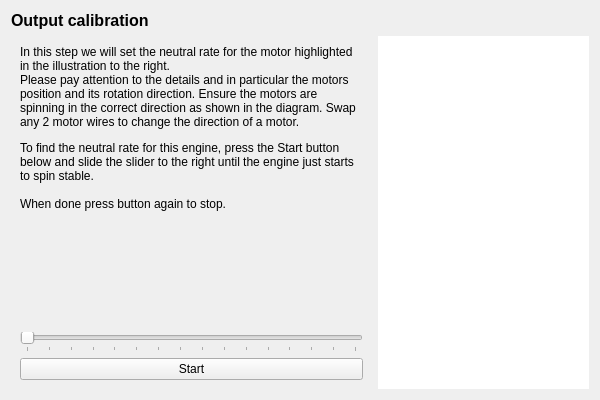
<?xml version="1.0" encoding="UTF-8"?>
<ui version="4.0">
 <class>OutputCalibrationPage</class>
 <widget class="QWizardPage" name="OutputCalibrationPage">
  <property name="geometry">
   <rect>
    <x>0</x>
    <y>0</y>
    <width>600</width>
    <height>400</height>
   </rect>
  </property>
  <property name="windowTitle">
   <string>WizardPage</string>
  </property>
  <layout class="QGridLayout" name="gridLayout">
   <item row="0" column="0">
    <widget class="QLabel" name="label_2">
     <property name="font">
      <font>
       <pointsize>12</pointsize>
       <weight>75</weight>
       <bold>true</bold>
      </font>
     </property>
     <property name="text">
      <string>Output calibration</string>
     </property>
     <property name="alignment">
      <set>Qt::AlignLeading|Qt::AlignLeft|Qt::AlignVCenter</set>
     </property>
    </widget>
   </item>
   <item row="1" column="0">
    <widget class="QStackedWidget" name="calibrationStack">
     <property name="currentIndex">
      <number>1</number>
     </property>
     <widget class="QWidget" name="intro">
      <layout class="QVBoxLayout" name="verticalLayout_3">
       <item>
        <widget class="QLabel" name="label_3">
         <property name="text">
          <string>&lt;!DOCTYPE HTML PUBLIC &quot;-//W3C//DTD HTML 4.0//EN&quot; &quot;http://www.w3.org/TR/REC-html40/strict.dtd&quot;&gt;
&lt;html&gt;&lt;head&gt;&lt;meta name=&quot;qrichtext&quot; content=&quot;1&quot; /&gt;&lt;style type=&quot;text/css&quot;&gt;
p, li { white-space: pre-wrap; }
&lt;/style&gt;&lt;/head&gt;&lt;body style=&quot; font-family:'MS Shell Dlg 2'; font-size:8pt; font-weight:400; font-style:normal;&quot;&gt;
&lt;p style=&quot; margin-top:12px; margin-bottom:12px; margin-left:0px; margin-right:0px; -qt-block-indent:0; text-indent:0px;&quot;&gt;&lt;span style=&quot; font-family:'Lucida Grande'; font-size:10pt;&quot;&gt;It is now time to calibrate the output levels for the signals controlling your vehicle. &lt;/span&gt;&lt;/p&gt;
&lt;p align=&quot;center&quot; style=&quot; margin-top:12px; margin-bottom:12px; margin-left:0px; margin-right:0px; -qt-block-indent:0; text-indent:0px;&quot;&gt;&lt;span style=&quot; font-family:'Lucida Grande'; font-size:10pt; font-weight:600; color:#ff0000;&quot;&gt;VERY IMPORTANT!&lt;/span&gt;&lt;span style=&quot; font-family:'Lucida Grande'; font-size:10pt;&quot;&gt;&lt;br /&gt;&lt;/span&gt;&lt;span style=&quot; font-family:'Lucida Grande'; font-size:10pt; font-weight:600; color:#ff0000;&quot;&gt;REMOVE ALL PROPELLERS FROM THE VEHICLE BEFORE PROCEEDING!&lt;/span&gt;&lt;/p&gt;
&lt;p style=&quot; margin-top:0px; margin-bottom:0px; margin-left:0px; margin-right:0px; -qt-block-indent:0; text-indent:0px;&quot;&gt;&lt;span style=&quot; font-family:'Lucida Grande'; font-size:10pt;&quot;&gt;Connect all components according to the illustration on the summary page, and provide power using an external power supply such as a battery before continuing.&lt;/span&gt;&lt;/p&gt;
&lt;p style=&quot;-qt-paragraph-type:empty; margin-top:0px; margin-bottom:0px; margin-left:0px; margin-right:0px; -qt-block-indent:0; text-indent:0px; font-family:'Lucida Grande'; font-size:10pt;&quot;&gt;&lt;br /&gt;&lt;/p&gt;
&lt;p style=&quot; margin-top:0px; margin-bottom:0px; margin-left:0px; margin-right:0px; -qt-block-indent:0; text-indent:0px;&quot;&gt;&lt;span style=&quot; font-family:'Lucida Grande'; font-size:10pt;&quot;&gt;Depending on what vehicle you have selected, both the motors controlled by ESCs and/or servos controlled directly by the OpenPilot controller may have to be calibrated. The following steps will guide you safely through this process. &lt;/span&gt;&lt;/p&gt;&lt;/body&gt;&lt;/html&gt;</string>
         </property>
         <property name="alignment">
          <set>Qt::AlignLeading|Qt::AlignLeft|Qt::AlignTop</set>
         </property>
         <property name="wordWrap">
          <bool>true</bool>
         </property>
        </widget>
       </item>
      </layout>
     </widget>
     <widget class="QWidget" name="motorNeutral">
      <layout class="QVBoxLayout" name="verticalLayout_4">
       <item>
        <widget class="QLabel" name="label_4">
         <property name="text">
          <string>&lt;html&gt;&lt;head/&gt;&lt;body&gt;&lt;p&gt;In this step we will set the neutral rate for the motor highlighted in the illustration to the right. &lt;br/&gt;Please pay attention to the details and in particular the motors position and its rotation direction. Ensure the motors are spinning in the correct direction as shown in the diagram. Swap any 2 motor wires to change the direction of a motor. &lt;/p&gt;&lt;p&gt;To find the neutral rate for this engine, press the Start button below and slide the slider to the right until the engine just starts to spin stable. &lt;br/&gt;&lt;br/&gt;When done press button again to stop.&lt;/p&gt;&lt;/body&gt;&lt;/html&gt;</string>
         </property>
         <property name="alignment">
          <set>Qt::AlignLeading|Qt::AlignLeft|Qt::AlignTop</set>
         </property>
         <property name="wordWrap">
          <bool>true</bool>
         </property>
        </widget>
       </item>
       <item>
        <widget class="QSlider" name="motorNeutralSlider">
         <property name="enabled">
          <bool>false</bool>
         </property>
         <property name="minimum">
          <number>1000</number>
         </property>
         <property name="maximum">
          <number>1300</number>
         </property>
         <property name="singleStep">
          <number>10</number>
         </property>
         <property name="pageStep">
          <number>20</number>
         </property>
         <property name="orientation">
          <enum>Qt::Horizontal</enum>
         </property>
         <property name="invertedAppearance">
          <bool>false</bool>
         </property>
         <property name="tickPosition">
          <enum>QSlider::TicksBelow</enum>
         </property>
         <property name="tickInterval">
          <number>20</number>
         </property>
        </widget>
       </item>
       <item>
        <widget class="QPushButton" name="motorNeutralButton">
         <property name="text">
          <string>Start</string>
         </property>
         <property name="checkable">
          <bool>true</bool>
         </property>
         <property name="checked">
          <bool>false</bool>
         </property>
        </widget>
       </item>
      </layout>
     </widget>
     <widget class="QWidget" name="servoNeutral">
      <layout class="QVBoxLayout" name="verticalLayout_5">
       <item>
        <widget class="QLabel" name="label_6">
         <property name="text">
          <string>&lt;html&gt;&lt;head/&gt;&lt;body&gt;&lt;p&gt;This step calibrates the center position of the servo. To set the center position for this servo, press the Start button below and slide the slider to center the servo. &lt;/p&gt;&lt;p&gt;When done press button again to stop.&lt;/p&gt;&lt;/body&gt;&lt;/html&gt;</string>
         </property>
         <property name="alignment">
          <set>Qt::AlignLeading|Qt::AlignLeft|Qt::AlignTop</set>
         </property>
         <property name="wordWrap">
          <bool>true</bool>
         </property>
        </widget>
       </item>
       <item>
        <widget class="QSlider" name="servoCenterSlider">
         <property name="enabled">
          <bool>false</bool>
         </property>
         <property name="minimum">
          <number>1000</number>
         </property>
         <property name="maximum">
          <number>2000</number>
         </property>
         <property name="singleStep">
          <number>10</number>
         </property>
         <property name="pageStep">
          <number>20</number>
         </property>
         <property name="value">
          <number>1500</number>
         </property>
         <property name="tracking">
          <bool>true</bool>
         </property>
         <property name="orientation">
          <enum>Qt::Horizontal</enum>
         </property>
         <property name="invertedAppearance">
          <bool>false</bool>
         </property>
         <property name="invertedControls">
          <bool>false</bool>
         </property>
         <property name="tickPosition">
          <enum>QSlider::TicksBelow</enum>
         </property>
         <property name="tickInterval">
          <number>40</number>
         </property>
        </widget>
       </item>
       <item>
        <widget class="QPushButton" name="servoCenterButton">
         <property name="text">
          <string>Start</string>
         </property>
         <property name="checkable">
          <bool>true</bool>
         </property>
         <property name="checked">
          <bool>false</bool>
         </property>
        </widget>
       </item>
      </layout>
     </widget>
     <widget class="QWidget" name="servoMinMax">
      <layout class="QVBoxLayout" name="verticalLayout">
       <item>
        <widget class="QLabel" name="label_7">
         <property name="text">
          <string>&lt;html&gt;&lt;head/&gt;&lt;body&gt;&lt;p&gt;To save the servo and other hardware from damage we have to set the max and min angles for the servo. &lt;/p&gt;&lt;p&gt;To set the minimum angle for the servo, press the Start button below and select the top slider and slide it to the left until min angle is reached.&lt;/p&gt;&lt;p&gt;When done press button again to stop.&lt;/p&gt;&lt;/body&gt;&lt;/html&gt;</string>
         </property>
         <property name="alignment">
          <set>Qt::AlignLeading|Qt::AlignLeft|Qt::AlignTop</set>
         </property>
         <property name="wordWrap">
          <bool>true</bool>
         </property>
        </widget>
       </item>
       <item>
        <widget class="QSlider" name="servoMinAngleSlider">
         <property name="enabled">
          <bool>false</bool>
         </property>
         <property name="minimum">
          <number>1000</number>
         </property>
         <property name="maximum">
          <number>1500</number>
         </property>
         <property name="singleStep">
          <number>10</number>
         </property>
         <property name="pageStep">
          <number>20</number>
         </property>
         <property name="value">
          <number>1500</number>
         </property>
         <property name="tracking">
          <bool>true</bool>
         </property>
         <property name="orientation">
          <enum>Qt::Horizontal</enum>
         </property>
         <property name="invertedAppearance">
          <bool>false</bool>
         </property>
         <property name="invertedControls">
          <bool>false</bool>
         </property>
         <property name="tickPosition">
          <enum>QSlider::TicksBelow</enum>
         </property>
         <property name="tickInterval">
          <number>40</number>
         </property>
        </widget>
       </item>
       <item>
        <widget class="QPushButton" name="servoMinAngleButton">
         <property name="text">
          <string>Start</string>
         </property>
         <property name="checkable">
          <bool>true</bool>
         </property>
         <property name="checked">
          <bool>false</bool>
         </property>
        </widget>
       </item>
      </layout>
     </widget>
     <widget class="QWidget" name="page">
      <layout class="QVBoxLayout" name="verticalLayout_2">
       <item>
        <widget class="QLabel" name="label_8">
         <property name="text">
          <string>&lt;html&gt;&lt;head/&gt;&lt;body&gt;&lt;p&gt;To set the maximum angle for the servo, press the Start button below and select the top slider and slide it to the right until max angle is reached.&lt;/p&gt;&lt;p&gt;When done press button again to stop.&lt;/p&gt;&lt;/body&gt;&lt;/html&gt;</string>
         </property>
         <property name="alignment">
          <set>Qt::AlignLeading|Qt::AlignLeft|Qt::AlignTop</set>
         </property>
         <property name="wordWrap">
          <bool>true</bool>
         </property>
        </widget>
       </item>
       <item>
        <widget class="QSlider" name="servoMaxAngleSlider">
         <property name="enabled">
          <bool>false</bool>
         </property>
         <property name="minimum">
          <number>1500</number>
         </property>
         <property name="maximum">
          <number>2000</number>
         </property>
         <property name="singleStep">
          <number>10</number>
         </property>
         <property name="pageStep">
          <number>20</number>
         </property>
         <property name="value">
          <number>1500</number>
         </property>
         <property name="tracking">
          <bool>true</bool>
         </property>
         <property name="orientation">
          <enum>Qt::Horizontal</enum>
         </property>
         <property name="invertedAppearance">
          <bool>false</bool>
         </property>
         <property name="invertedControls">
          <bool>false</bool>
         </property>
         <property name="tickPosition">
          <enum>QSlider::TicksBelow</enum>
         </property>
         <property name="tickInterval">
          <number>40</number>
         </property>
        </widget>
       </item>
       <item>
        <widget class="QPushButton" name="servoMaxAngleButton">
         <property name="text">
          <string>Start</string>
         </property>
         <property name="checkable">
          <bool>true</bool>
         </property>
         <property name="checked">
          <bool>false</bool>
         </property>
        </widget>
       </item>
      </layout>
     </widget>
    </widget>
   </item>
   <item row="1" column="1">
    <widget class="QGraphicsView" name="vehicleView">
     <property name="sizePolicy">
      <sizepolicy hsizetype="Minimum" vsizetype="Minimum">
       <horstretch>0</horstretch>
       <verstretch>0</verstretch>
      </sizepolicy>
     </property>
     <property name="minimumSize">
      <size>
       <width>200</width>
       <height>200</height>
      </size>
     </property>
     <property name="frameShape">
      <enum>QFrame::NoFrame</enum>
     </property>
    </widget>
   </item>
  </layout>
 </widget>
 <resources/>
 <connections>
  <connection>
   <sender>motorNeutralButton</sender>
   <signal>toggled(bool)</signal>
   <receiver>motorNeutralSlider</receiver>
   <slot>setEnabled(bool)</slot>
   <hints>
    <hint type="sourcelabel">
     <x>147</x>
     <y>291</y>
    </hint>
    <hint type="destinationlabel">
     <x>150</x>
     <y>249</y>
    </hint>
   </hints>
  </connection>
  <connection>
   <sender>servoMinAngleButton</sender>
   <signal>toggled(bool)</signal>
   <receiver>servoMinAngleSlider</receiver>
   <slot>setEnabled(bool)</slot>
   <hints>
    <hint type="sourcelabel">
     <x>147</x>
     <y>291</y>
    </hint>
    <hint type="destinationlabel">
     <x>150</x>
     <y>249</y>
    </hint>
   </hints>
  </connection>
  <connection>
   <sender>servoMaxAngleButton</sender>
   <signal>toggled(bool)</signal>
   <receiver>servoMaxAngleSlider</receiver>
   <slot>setEnabled(bool)</slot>
   <hints>
    <hint type="sourcelabel">
     <x>147</x>
     <y>291</y>
    </hint>
    <hint type="destinationlabel">
     <x>150</x>
     <y>249</y>
    </hint>
   </hints>
  </connection>
  <connection>
   <sender>servoCenterButton</sender>
   <signal>toggled(bool)</signal>
   <receiver>servoCenterSlider</receiver>
   <slot>setEnabled(bool)</slot>
   <hints>
    <hint type="sourcelabel">
     <x>147</x>
     <y>291</y>
    </hint>
    <hint type="destinationlabel">
     <x>150</x>
     <y>249</y>
    </hint>
   </hints>
  </connection>
 </connections>
</ui>
